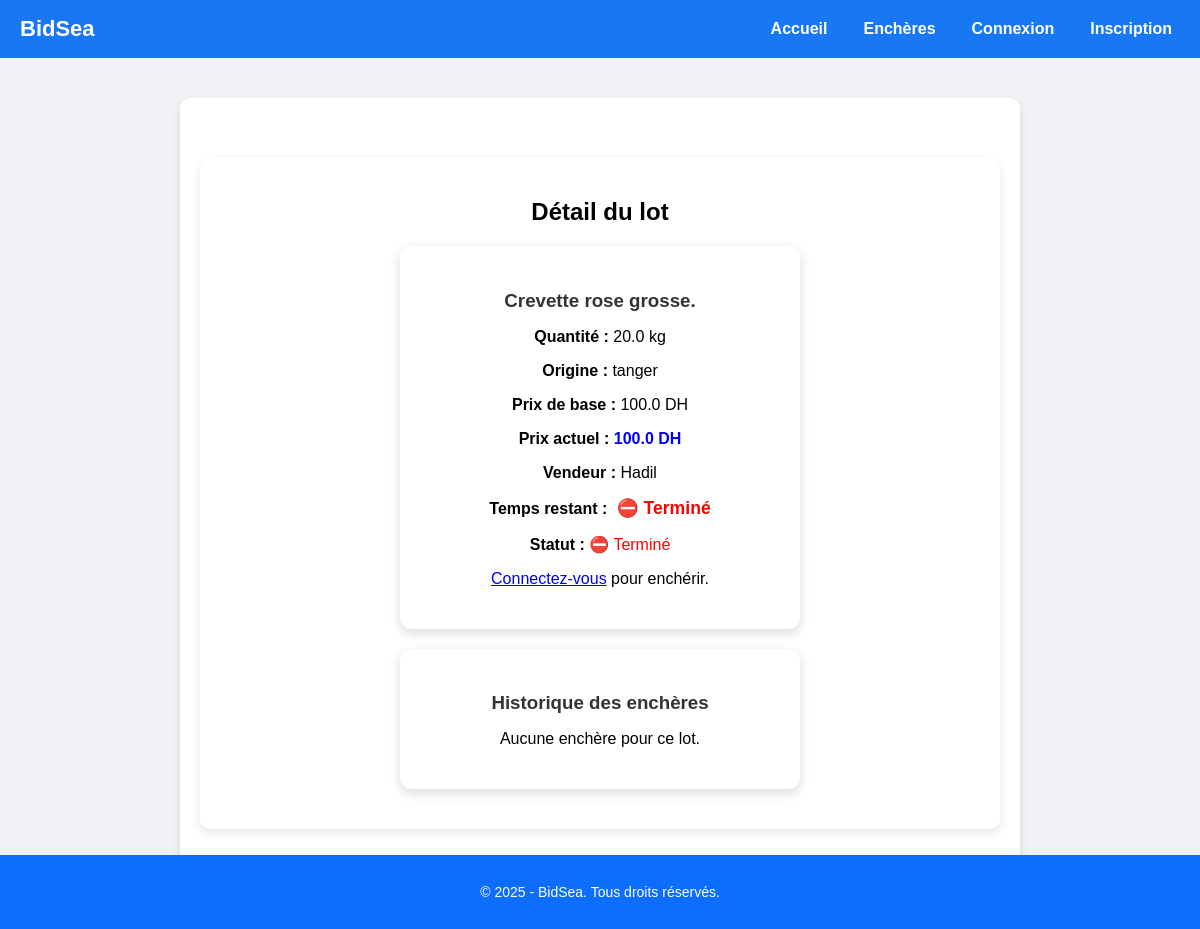
/lot/2, run on the app's committed database.
### app/models.py (models this page shows)
class Lot(db.Model):
    id = db.Column(db.Integer, primary_key=True)
    espece = db.Column(db.String(100), nullable=False)
    poids = db.Column(db.Float, nullable=False)
    origine = db.Column(db.String(100), nullable=True)
    prix_base = db.Column(db.Float, nullable=False)
    prix_actuel = db.Column(db.Float, nullable=False)
    date_fin = db.Column(db.DateTime, nullable=False)
    vendeur_id = db.Column(db.Integer, db.ForeignKey("user.id"), nullable=False)
    email_envoye = db.Column(db.Boolean, default=False)
    def est_termine(self):
        from datetime import datetime
        import pytz
        now = datetime.now(pytz.UTC)
        if self.date_fin.tzinfo is None:
            date_fin = pytz.UTC.localize(self.date_fin)
        else:
            date_fin = self.date_fin
        return now > date_fin

class User(UserMixin, db.Model):
    id = db.Column(db.Integer, primary_key=True)
    nom = db.Column(db.String(100), nullable=False)
    email = db.Column(db.String(120), unique=True, nullable=False)
    mot_de_passe = db.Column(db.String(200), nullable=False)
    role = db.Column(db.String(20), nullable=False)  # acheteur ou vendeur ou admin

### main.py (the view, shortened to what this page needs)
@app.route("/lot/<int:lot_id>")
def detail_lot(lot_id):
    lot = Lot.query.get_or_404(lot_id)
    encheres = Bid.query.filter_by(lot_id=lot.id).order_by(Bid.date.desc()).all()
    statut = "Terminé" if lot.est_termine() else "En cours"
    gagnant = None
    if lot.est_termine() and encheres:
        gagnant = User.query.get(encheres[0].acheteur_id)
    vendeur = User.query.get(lot.vendeur_id)
    encheres_data = []
    return render_template("detail_lot.html",
                           lot=lot,
                           encheres=encheres_data,
                           vendeur=vendeur,
                           statut=statut,
                           gagnant=gagnant)

### app/templates/detail_lot.html (shortened to what this page needs)
{% extends "base.html" %}
{% block content %}
<div class="page-container">
    <h2>Détail du lot</h2>
    <div class="card-lot">
        <h3>{{ lot.espece }}</h3>
        <p><strong>Quantité :</strong> {{ lot.poids }} kg</p>
        <p><strong>Origine :</strong> {{ lot.origine }}</p>
        <p><strong>Prix de base :</strong> {{ lot.prix_base }} DH</p>
        <p><strong>Prix actuel :</strong> <span style="color:blue; font-weight:bold;">{{ lot.prix_actuel }} DH</span></p>
        <p><strong>Vendeur :</strong> {{ vendeur.nom }}</p>
        <p><strong>Temps restant :</strong>
            <span id="timer-{{ lot.id }}"
                  class="timer-text"
                  data-endtime="{{ lot.date_fin.strftime('%Y-%m-%dT%H:%M:%SZ') }}">
            </span>
        </p>
        <p><strong>Statut :</strong>
            {% if lot.est_termine() %}
                <span style="color:red;">⛔ Terminé</span>
            {% else %}
                <span style="color:green;">🟢 En cours</span>
            {% endif %}
        </p>
        {% if current_user.is_authenticated %}
            {% if current_user.id == lot.vendeur_id %}
                <p style="color:red;">⛔ Vous êtes le vendeur de ce lot.</p>
            {% elif lot.est_termine() %}
                <p style="color:red;">⛔ Enchère terminée.</p>
            {% elif current_user.role == "acheteur" %}
                <form method="POST" action="{{ url_for('encherir', lot_id=lot.id) }}">
                    <label for="montant">💰 Votre offre :</label>
                    <input type="number" name="montant" step="0.1" min="{{ lot.prix_actuel + 1 }}" required>
                    <button type="submit" class="btn-bid">💸 Enchérir</button>
                </form>
            {% endif %}
        {% else %}
            <p><a href="{{ url_for('login') }}">Connectez-vous</a> pour enchérir.</p>
        {% endif %}
    </div>
    <div class="card-lot" style="margin-top:20px;">
        <h3> Historique des enchères</h3>
        {% if encheres %}
            <ul style="list-style:none; padding:0;">
                {% for enchere in encheres %}
                    <li>
                        💰 <strong>{{ enchere.montant }} DH</strong>
                        {% if lot.est_termine() %}
                            par {{ enchere.acheteur }}
                        {% else %}
                            (anonyme )
                        {% endif %}
                        <em> le {{ enchere.date.strftime('%d/%m/%Y %H:%M:%S') }}</em>
                    </li>
                {% endfor %}
            </ul>
        {% else %}
            <p>Aucune enchère pour ce lot.</p>
        {% endif %}
    </div>
</div>
{% endblock %}

### app/static/style.css (style rules this page uses)
body { font-family: Arial, Helvetica, sans-serif; background-color: #f0f2f5; margin: 0; padding: 0; }
.card-lot { background: white; border-radius: 8px; padding: 20px; box-shadow: 0 4px 10px rgba(0,0,0,0.1); text-align: center; }
.card-lot h3 { margin-bottom: 10px; color: #333; }
.card-lot { background: #fff; padding: 25px; margin: 20px auto; border-radius: 12px; box-shadow: 0 4px 12px rgba(0,0,0,0.15); width: 350px; text-align: center; }
.page-container { max-width: 800px; margin: 40px auto; padding: 20px; background: #fff; border-radius: 10px; box-shadow: 0 4px 10px rgba(0,0,0,0.1); text-align: center; }
.timer-text { font-weight: bold; font-size: 1.1rem; margin-left: 5px; }

### data on the page
Lot: espece "Crevette rose grosse.", poids "20.0", origine "tanger", prix_base "100.0", prix_actuel "100.0"
User: nom "Hadil"
